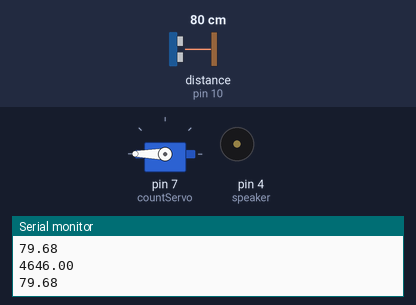
The sketch below on a simulated Arduino Uno, built with avr-gcc and run on an emulated ATmega328P. On the bench: servo, buzzer (waves = sounding), the last lines printed to the serial monitor. Wiring (inferred from the names in the program): ultrasonic range finder: trigger pin 9; echo pin 10. The test bench sets the inputs (shaded band); at power-on: distance to the obstacle (sensor on pin 10) 80 cm. The echo pulse lasts 58.3 µs per cm.

Above: at 2.6 s.
2.7 s: distance to the obstacle (sensor on pin 10) set to 23 cm
4.2 s: distance to the obstacle (sensor on pin 10) set to 18 cm
At 4.47 s:
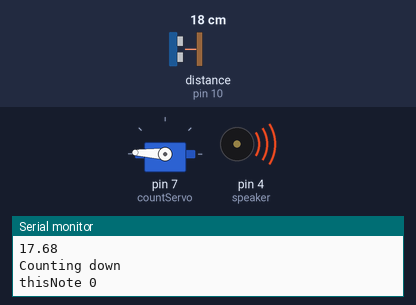
At 12.92 s:
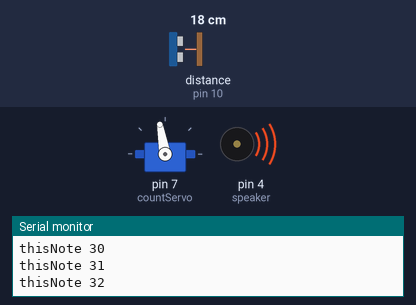
Timing chart, 0 to 24.5 s (numbered marks = the images above; inputs shaded):
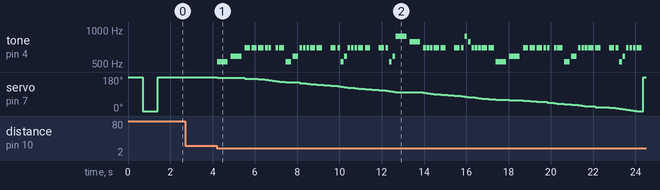

The sketch:

sensor_code.ino
```cpp
//base code credits to: https://www.hackster.io/331510/wash-a-lot-bot-a-diy-hand-washing-timer-2df500
//youtube tutorial: https://www.youtube.com/watch?v=X-3AoN8Subk

#include <Servo.h>
#include "pitches.h"

const int trigPin = 9;
const int echoPin = 10;
const int speaker = 4;

float duration, distance;

// threshold where the sensor will trigger the
//countdown.
int threshold = 20;
Servo countServo;

int melody[] = {

  NOTE_C5, NOTE_D5,
  NOTE_F5, NOTE_F5, NOTE_F5, NOTE_F5, NOTE_F5,
  0, NOTE_F5, NOTE_F5, NOTE_C5, NOTE_D5,
  NOTE_F5, NOTE_F5, NOTE_F5,NOTE_F5, NOTE_F5,
  0, NOTE_F5, NOTE_F5, NOTE_C5, NOTE_D5,
  NOTE_F5, NOTE_F5, NOTE_F5,NOTE_F5, NOTE_F5,
  0, NOTE_F5, NOTE_F5, NOTE_C5, NOTE_D5,
  NOTE_A5, NOTE_G5,
  NOTE_F5, NOTE_F5, NOTE_F5,NOTE_F5, NOTE_F5,
  0, NOTE_F5, NOTE_F5, NOTE_A5, NOTE_G5,
  NOTE_F5, NOTE_F5, NOTE_F5,NOTE_F5, NOTE_F5,
  NOTE_C5, NOTE_D5,
  NOTE_F5, NOTE_F5, NOTE_F5, NOTE_F5, NOTE_F5,
  0, NOTE_F5, NOTE_F5, NOTE_C5, NOTE_D5,
  NOTE_F5, NOTE_F5, NOTE_F5,NOTE_F5, NOTE_F5,
  0, NOTE_F5, NOTE_F5, NOTE_C5, NOTE_D5,
  NOTE_F5, NOTE_F5, NOTE_F5,NOTE_F5, NOTE_F5
};

// note durations: 4 = quarter note, 8 = eighth note, etc.:
int noteDurations[] = {
  2,2,
  4, 4, 4, 8, 8,
  8,8, 4,4,4,
  8,8,8,4,4,
  4,4,8,8,8,
  8,8,8,4,4,
  4,4,8,8,8,
  2,2,
  8,8,8,4,4,
  4,4,8,8,8,
  8, 8, 8, 4, 4,
  2,2,4,4,4,8,8,8,8,4,4,4,8,8,8,4,4,4,4,8,8,8,8,8,8,4,
};

void setup() {
pinMode(trigPin,OUTPUT);
pinMode(echoPin, INPUT);
  Serial.begin(9600);

  //attach pin 7 to servo and sweep it to indicate that the timer is on
  countServo.attach(7);
  countServo.write(180);
  delay(700);
  countServo.write(0);
  delay(700);
  countServo.write(180);
}

void loop() {
  digitalWrite(trigPin, LOW);
  delayMicroseconds(2);
  digitalWrite(trigPin, HIGH);
  delayMicroseconds(10);
  digitalWrite(trigPin, LOW);

  duration = pulseIn(echoPin, HIGH);
  Serial.println(duration);
  distance = (duration * .0343) / 2;
  Serial.println(distance);

if (distance < threshold) {
    countdownServo();
  }
  delay(100);
}

//this moves the servo 4.5 degrees every half second
//to smooth out the movemnt (vs 9 degrees every second)
//for 20 seconds.
void countdownServo() {
  Serial.println("Counting down");
  int halfseconds = 40;

  for (int thisNote = 0; thisNote < 75; thisNote++) {

    int noteDuration = 1000 / noteDurations[thisNote];
    tone(speaker, melody[thisNote], noteDuration);

    countServo.write((int)( (74-thisNote) * 2.4));

    int pauseBetweenNotes = noteDuration * 1.30;
    Serial.print("thisNote ");
    Serial.println(thisNote);
    delay(pauseBetweenNotes);

  }

  //reset the servo, clear the queue
  digitalWrite(13,HIGH);
  noTone(speaker);
  countServo.write(180);

  delay(700);
}
```

pitches.h
```cpp
/*************************************************
 * Public Constants
 *************************************************/

#define NOTE_B0  31
#define NOTE_C1  33
#define NOTE_CS1 35
#define NOTE_D1  37
#define NOTE_DS1 39
#define NOTE_E1  41
#define NOTE_F1  44
#define NOTE_FS1 46
#define NOTE_G1  49
#define NOTE_GS1 52
#define NOTE_A1  55
#define NOTE_AS1 58
#define NOTE_B1  62
#define NOTE_C2  65
#define NOTE_CS2 69
#define NOTE_D2  73
#define NOTE_DS2 78
#define NOTE_E2  82
#define NOTE_F2  87
#define NOTE_FS2 93
#define NOTE_G2  98
#define NOTE_GS2 104
#define NOTE_A2  110
#define NOTE_AS2 117
#define NOTE_B2  123
#define NOTE_C3  131
#define NOTE_CS3 139
#define NOTE_D3  147
#define NOTE_DS3 156
#define NOTE_E3  165
#define NOTE_F3  175
#define NOTE_FS3 185
#define NOTE_G3  196
#define NOTE_GS3 208
#define NOTE_A3  220
#define NOTE_AS3 233
#define NOTE_B3  247
#define NOTE_C4  262
#define NOTE_CS4 277
#define NOTE_D4  294
#define NOTE_DS4 311
#define NOTE_E4  330
#define NOTE_F4  349
#define NOTE_FS4 370
#define NOTE_G4  392
#define NOTE_GS4 415
#define NOTE_A4  440
#define NOTE_AS4 466
#define NOTE_B4  494
#define NOTE_C5  523
#define NOTE_CS5 554
#define NOTE_D5  587
#define NOTE_DS5 622
#define NOTE_E5  659
#define NOTE_F5  698
#define NOTE_FS5 740
#define NOTE_G5  784
#define NOTE_GS5 831
#define NOTE_A5  880
#define NOTE_AS5 932
#define NOTE_B5  988
#define NOTE_C6  1047
#define NOTE_CS6 1109
#define NOTE_D6  1175
#define NOTE_DS6 1245
#define NOTE_E6  1319
#define NOTE_F6  1397
#define NOTE_FS6 1480
#define NOTE_G6  1568
#define NOTE_GS6 1661
#define NOTE_A6  1760
#define NOTE_AS6 1865
#define NOTE_B6  1976
#define NOTE_C7  2093
#define NOTE_CS7 2217
#define NOTE_D7  2349
#define NOTE_DS7 2489
#define NOTE_E7  2637
#define NOTE_F7  2794
#define NOTE_FS7 2960
#define NOTE_G7  3136
#define NOTE_GS7 3322
#define NOTE_A7  3520
#define NOTE_AS7 3729
#define NOTE_B7  3951
#define NOTE_C8  4186
#define NOTE_CS8 4435
#define NOTE_D8  4699
#define NOTE_DS8 4978
```

Measured:
- the behaviour switches between 21 and 20 cm on distance to the obstacle (sensor on pin 10) (found by bisection; images 0 and 1)
